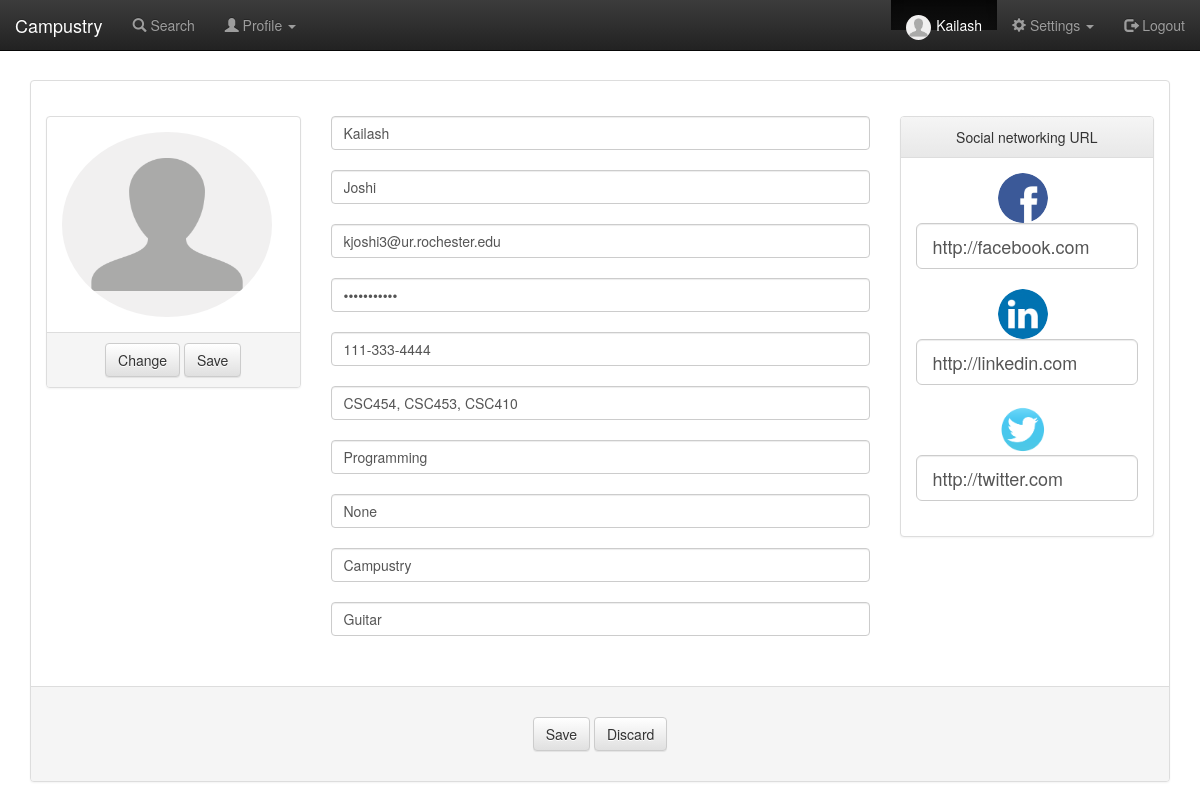
/editProfile.php (signed in), run on the app's committed database.
### tables this page shows
CREATE TABLE UsersProfile
(
	UserID int NOT NULL,
	Dept varchar(100),
	GradLevel varchar(100),
	Image varchar(100),
	Contact varchar(100),
	Course varchar(100),
	Skill varchar(100),
	Project varchar(100),
	Research varchar(100),
	Hobby varchar(100),
	FacebookUrl varchar(100),
	LinkedinUrl varchar(100),
	TwitterUrl varchar(100),
	Active boolean not null default 1,
	FOREIGN KEY (UserID) REFERENCES Users(UserID)
);

CREATE TABLE Users
(
	UserID int NOT NULL AUTO_INCREMENT,
	FirstName varchar(20) NOT NULL,
	LastName varchar(20),
	EMail varchar(255),
	PWD varchar(255),
	PRIMARY KEY (UserID)
);

### editProfile.php (the view, shortened to what this page needs)
<!DOCTYPE html>
<html lang="en">
<head>
	<link rel="stylesheet" href="https://maxcdn.bootstrapcdn.com/bootstrap/3.2.0/css/bootstrap.min.css">
	<link rel="stylesheet" href="https://maxcdn.bootstrapcdn.com/bootstrap/3.2.0/css/bootstrap-theme.min.css">
	<link rel="stylesheet" href="/css/typeahead.css">
</head>
<body background="images/bg7.jpg">
	<?php
	require 'includes/header.php';
	if(isset($_POST['save']))
	{
		require 'db_conn.php';
		if(! get_magic_quotes_gpc() )
		{
			$userid = addslashes ($_POST['userId']);
			$firstName = addslashes ($_POST['FirstName']);
			$lastName = addslashes ($_POST['LastName']);
			$email = addslashes ($_POST['EMail']);
			$password = addslashes ($_POST['PWD']);
			$image = addslashes ($_POST['Image']);
			$contact = addslashes ($_POST['Contact']);
			$course = addslashes ($_POST['Course']);
			$skill = addslashes ($_POST['Skill']);
			$research = addslashes ($_POST['Research']);
			$project = addslashes ($_POST['Project']);
			$hobby = addslashes ($_POST['Hobby']);
			$facebookurl = addslashes ($_POST['FacebookUrl']);
			$linkedinurl = addslashes ($_POST['LinkedinUrl']);
			$twitterurl = addslashes ($_POST['TwitterUrl']);
		}
		else
		{
			$userid = $_POST['userId'];
			$firstName = $_POST['FirstName'];
			$lastName = $_POST['LastName'];
			$email = $_POST['EMail'];
			$password = $_POST['PWD'];
			$image = $_POST['Image'];
			$contact = $_POST['Contact'];
			$course = $_POST['Course'];
			$skill = $_POST['Skill'];
			$research = $_POST['Research'];
			$project = $_POST['Project'];
			$hobby = $_POST['Hobby'];
			$facebookurl = $_POST['FacebookUrl'];
			$linkedinurl = $_POST['LinkedinUrl'];
			$twitterurl = $_POST['TwitterUrl'];
		}
		$userid = $_SESSION['userId'];
		$sql = "Update Users SET FirstName='$firstName', LastName='$lastName', EMail='$email', PWD='$password' WHERE UserID=$userid";
		$retval = mysql_query( $sql, $conn );
		if(! $retval )
		{
			die('Could not enter data: ' . mysql_error());
		}
		$sql = "Update UsersProfile SET Contact='$contact', Course='$course', Skill='$skill', Research='$research',
		Project='$project', Hobby='$hobby', FacebookUrl='$facebookurl', LinkedinUrl='$linkedinurl', TwitterUrl='$twitterurl' WHERE UserID=$userid";
		$retval = mysql_query( $sql, $conn );
		if(! $retval )
		{
			die('Could not enter data: ' . mysql_error());
		}
		mysql_close($conn);
		echo " <script> window.location = 'viewProfile.php?userId=$userid'</script> ";
	} else
	{
		require 'db_conn.php';
		$userid = $_SESSION['userId'];
		$sql = "Select u.FirstName, u.LastName, u.EMail, u.PWD, up.Image, up.Contact, up.Course, up.Skill, up.Research,
		up.Project, up.Hobby, up.FacebookUrl, up.LinkedinUrl, up.TwitterUrl
		from Users u, UsersProfile up WHERE u.UserID=$userid and u.UserID=up.UserID";
		$retval = mysql_query( $sql, $conn );
		while($row = mysql_fetch_array($retval, MYSQL_ASSOC))
		{
			$firstname = $row['FirstName'];
			$lastname = $row['LastName'];
			$email = $row['EMail'];
			$password = $row['PWD'];
			$image = $row['Image'];
			$contact = $row['Contact'];
			$course = $row['Course'];
			$skill = $row['Skill'];
			$research = $row['Research'];
			$project = $row['Project'];
			$hobby = $row['Hobby'];
			$facebookurl = $row['FacebookUrl'];
			$linkedinurl = $row['LinkedinUrl'];
			$twitterurl = $row['TwitterUrl'];
		}
		?>
		<br><br><br><br>
		<div class="container">
			<div class="panel panel-default">
				<div class="panel-body">
					<div class="row">
						<div class="col-sm-12">
							<div class="row">
								<div class="col-sm-3"><br>
									<div class="panel panel-default">
										<div class="panel-body">
											<img src="<?php echo $image; ?>" id="profilePic" class="img-circle" alt="Cinque Terre" width="210" height="185">
										</div>
										<div class="panel-footer" align="center">
											<button type="submit" name="changeAvatar" id="changeAvatar" class="btn btn-default">Change</button>
											<button type="submit" name="saveAvatar" id="saveAvatar" class="btn btn-default">Save</button>
										</div>
									</div>
								</div>
								<form method="POST">
									<div class="col-sm-6"><br>
										<div class="form-group">
											<input class="form-control inputdefault" id="FirstName" name="FirstName" type="text" placeholder = "Firstname" value = "<?php echo $firstname; ?>" required><br>
											<input class="form-control inputdefault" id="LastName" name="LastName" type="text" placeholder = "Lastname" value = "<?php echo $lastname; ?>" required><br>
											<input class="form-control inputdefault" id="EMail" name="EMail" type="text" placeholder = "Email" value = "<?php echo $email; ?>" required><br>
											<input class="form-control inputdefault" id="PWD" name="PWD" type="password" placeholder = "Password" value = "<?php echo $password; ?>" required><br>
											<input class="form-control inputdefault" id="Contact" name="Contact" type="text" placeholder = "Contact" value = "<?php echo $contact; ?>"><br>
											<input class="form-control inputdefault" id="Course" name="Course" type="text" placeholder = "Courses" value = "<?php echo $course; ?>"><br>
											<input class="form-control inputdefault" id="Skill" name="Skill" type="text" placeholder = "Skills" value = "<?php echo $skill; ?>"><br>
											<input class="form-control inputdefault" id="Research" name="Research" type="text" placeholder = "Research" value = "<?php echo $research; ?>"><br>
											<input class="form-control inputdefault" id="Project" name="Project" type="text" placeholder = "Project" value = "<?php echo $project; ?>"><br>
											<input class="form-control inputdefault" id="Hobby" name="Hobby" type="text" placeholder = "Hobby" value = "<?php echo $hobby; ?>"><br>
										</div>
									</div>
									<div class="col-sm-3"><br>
										<div class="panel panel-default">
											<div class="panel-heading" align="center">Social networking URL</div>
											<div class="panel-body" align="center">
												<a href="http://facebook.com"><img src="images/facebook.png" class="img-circle" alt="Cinque Terre" width="50" height="50" ></a>&nbsp;&nbsp;
												<input class="form-control input-lg" id="FacebookUrl" name="FacebookUrl" type="text" placeholder = "Facebook" value="<?php echo $facebookurl; ?>"><br>
												<a href="http://linkedin.com"><img src="images/linkedin.png" class="img-circle" alt="Cinque Terre" width="50" height="50"></a>&nbsp;&nbsp;
												<input class="form-control input-lg" id="LinkedinUrl" name="LinkedinUrl" type="text" placeholder = "Linkedin" value="<?php echo $linkedinurl; ?>"><br>
												<a href="http://twitter.com"><img src="images/twitter.png" class="img-circle" alt="Cinque Terre" width="50" height="50"></a>&nbsp;&nbsp;
												<input class="form-control input-lg" id="TwitterUrl" name="TwitterUrl" type="text" placeholder = "Twitter" value="<?php echo $twitterurl; ?>"><br>
											</div>
										</div>
									</div>
								</div>
							</div>
						</div>
					</div>
					<div class="panel-footer">
						<ul class="pager">
							<button type="submit" name="save" class="btn btn-default">Save</button>
							<button type="submit" name="Discard" class="btn btn-default">Discard</button>
						</ul>
					</div>
			</div>
		</div>
		<?php } ?>
	</body>
	</html>

### data on the page
usersprofile: Image (placeholder picture), FirstName "Kailash", LastName "Joshi", EMail "kjoshi3@ur.rochester.edu", Contact "111-333-4444", Course "CSC454, CSC453, CSC410", Skill "Programming", Research "None", Project "Campustry", Hobby "Guitar", FacebookUrl "http://facebook.com", LinkedinUrl "http://linkedin.com", TwitterUrl "http://twitter.com"

### other printed values
$_SESSION['userName'] "Kailash"
